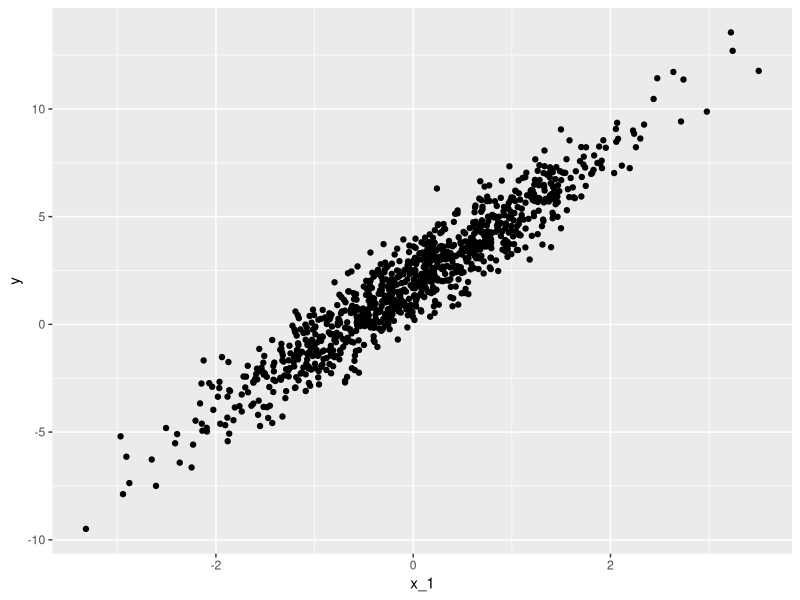
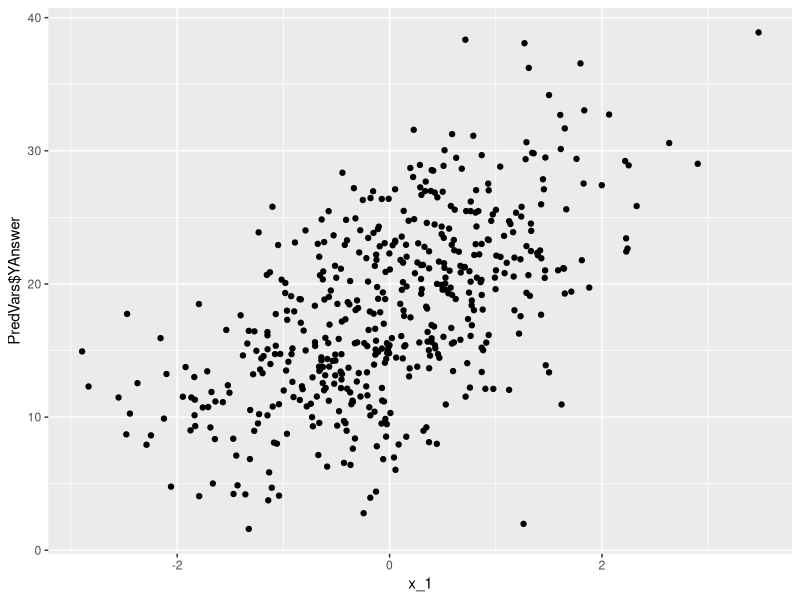

The R source for these figures, in order:
#Simple Regressions Assignment 1

#rnorm generates distribution of numbers between 0 and 1, just like rand()
x <- rnorm(10, mean = 2, sd = 3) 
mean(x)
sd(x)
print(x)
set.seed(42) #by setting seed, can replicate the exact same values as other people doing this.
rnorm(10)

#Generate errors from a single unknown parameter, which is standard deviation
beta_0 <- 2 #this is the y-intercept
beta_1 <- 3 #slope?
sigma <- 1  #standard deviation
n_obs <- 1000

#Now build up the right side of the equation
# create predictor variable:
x_1 <- as.numeric(scale(rnorm(n_obs)))

#use the linear model to generate y values based on parameters we made
y <- beta_0 + beta_1 * x_1 + rnorm(n_obs, mean = 0, sd = sigma)

library(tidyverse)
#scatterplot
#THIS IS WHAT I NEED TO DO WITH MY SPIKE TIME DATA THAT'S NOT WITHIN A VARIABLE!! :
ggplot(data = NULL, aes(x_1, y)) + geom_point()
# The term coefficients means Beta parameters and residuals = observation-by-observation errors (squard deviations), and this is what they are called in R as well
fit1 <- lm(y ~ x_1)
fit1$coefficients #fitting coefficients to the x predictor to get parameter estimates?
#Coefficients are similar to our original betas because the observations were 1000! so lots of data


#Practice Exercises #1
#use a data frame and add 2 more continuous predictors
PredVars=data.frame("FirstPredictor" = integer(0),"SecondPredictor" = integer(0), "ThirdPredictor" = integer(0))

#Generating Parameters
beta_0 <- 10
beta_1 <- 4
sigma <- 8
n_obs <- 500

#Generating Predictor Data in a data frame
x_1 <- as.numeric(scale(rnorm(n_obs)))
x_2 <- as.numeric(scale(rnorm(n_obs)))
x_3 <- as.numeric(scale(rnorm(n_obs)))
PredVars = data.frame("FirstPredictor" = x_1, "SecondPredictor" = x_2, "ThirdPredictor" = x_3)

PredVars <- mutate(PredVars,YAnswer = beta_0 + x_1*beta_1 + x_2*beta_1 + x_3*beta_1 + sigma)
ggplot(data = PredVars, aes(y = PredVars$YAnswer,x = x_1,x_2,x_3)) + geom_point()

fit_x1 <- lm(PredVars$YAnswer ~ x_1)
fit_x2 <- lm(PredVars$YAnswer ~ x_2)
fit_x3 <- lm(PredVars$YAnswer ~ x_3)

LM_Fun <- function(beta0,beta1,sigma,x_1,n_obs){
  PredVars1 <- data.frame("YAnswer" = integer(n_obs))
  PredVars1 <- mutate(PredVars1,YAnswer = beta_0 + x_1*beta_1 + sigma)
  ggplot(data = PredVars, aes(y = YAnswer,x = x_1)) + geom_point()
  output <- PredVars1
}
  
#Was supposed to add lm(PredVars1$YAnswer ~ x_1) to previous function


sim_simple_lm <- function(n_obs, beta_0, beta_1, sigma) { x_1 <- as.numeric(scale(rnorm(n_obs))) 
errors <- rnorm(n_obs, 0, sigma) 
y <- beta_0 + beta_1 * x_1 + errors 
fit <- lm(y ~ x_1) 
  output <- list(n_obs = n_obs, 
                 beta_0 = beta_0, 
                 beta_0_hat = fit$coef["(Intercept)"], 
                 beta_1 = beta_1, 
                 beta_1_hat = fit$coef["x_1"], 
                 sigma = sigma, 
                 sigma_hat = sd(fit$resid)) 
return(output)
}


set.seed(854)
sim_simple_lm(10,1,2,10)


n_sims <- 1e4 #n_sims = 10000, but in scientific notation
sim_results <- data.frame(sim = 1:n_sims,
                          beta_0_hat = NA,
                          beta_1_hat = NA,
                          sigma_hat = NA)
for(this_sim in 1:n_sims) {
  if(this_sim %% 1000 == 0) {cat("starting simulation", this_sim, "\n")}
  #do something every 1000th iteration is what Var %% Num == 0 means. Num = 1000 in this case but it could be every 10 or every 50 iterations for example.
  #If you type in "this_sim %% 1000" you get 0.
  this_fit <- sim_simple_lm(10,1,2,10)
  sim_results[this_sim,2:4] <- c(this_fit$beta_0_hat,
                                 this_fit$beta_1_hat,
                                 this_fit$sigma_hat)
}
summary(sim_results[,2:4])



this_fit1 <- as.data.frame(this_fit)
GatheredFit <- gather(this_fit1)

    

